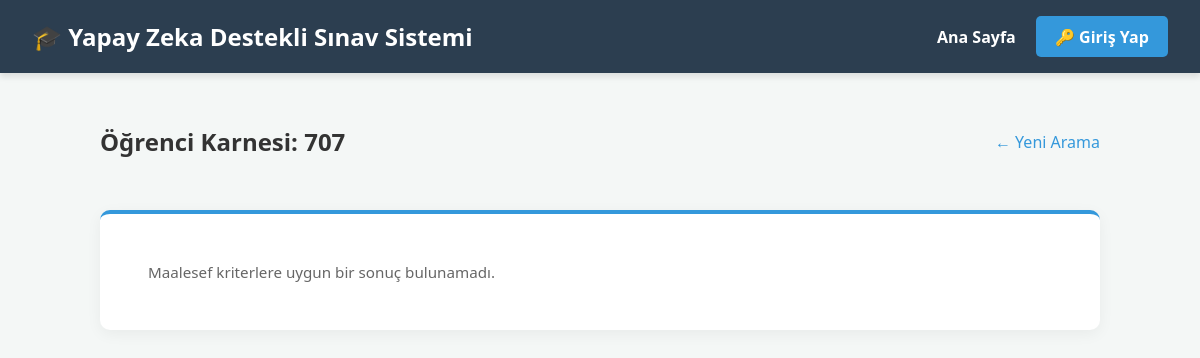
Before: /okuyucu/?ogrenci_no=707 with the older database file.
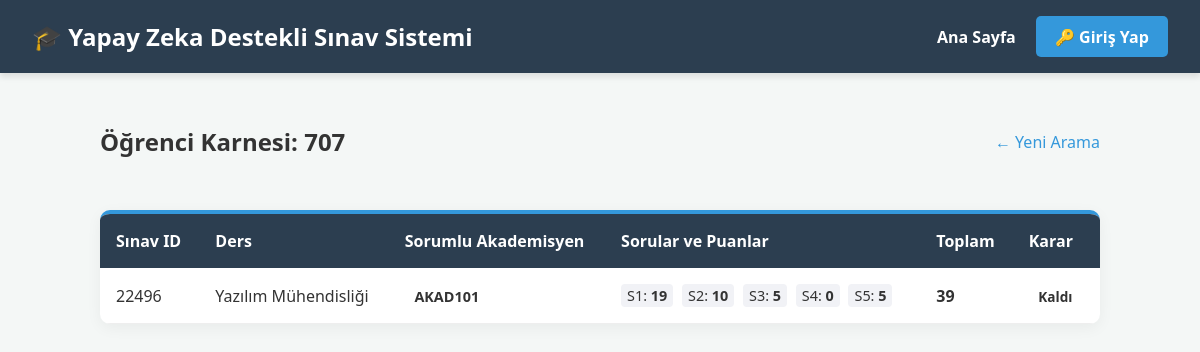
After: the same page with the newer database file.
### okuyucu/models.py (models this page shows, shortened)
class SinavSonucu(models.Model):
    ogrenci = models.ForeignKey(Ogrenci, on_delete=models.CASCADE, related_name="sonuclar")
    sinav = models.ForeignKey(Sinav, on_delete=models.CASCADE, related_name="ogrenci_sonuclari")
    sorular_ve_puanlar = models.JSONField(default=dict, verbose_name="Sorular ve Puanlar")
    toplam_puan = models.IntegerField(default=0)
    ai_karari = models.CharField(max_length=10, verbose_name="Yapay Zeka Kararı")
    okunma_tarihi = models.DateTimeField(auto_now_add=True)
    akademisyen = models.ForeignKey('Akademisyen', on_delete=models.SET_NULL, null=True, blank=True)
    onaylandi_mi = models.BooleanField(default=False, verbose_name="Onaylandı mı?")
    class Meta:
        unique_together = ('ogrenci', 'sinav')

class Sinav(models.Model):
    sinav_id = models.CharField(max_length=5, primary_key=True, verbose_name="Sınav ID")
    ders = models.ForeignKey(Ders, on_delete=models.CASCADE, related_name="sinavlar")
    sinav_adi = models.CharField(max_length=50, verbose_name="Sınav Adı (Vize/Final)")

class Ders(models.Model):
    ders_id = models.CharField(max_length=10, primary_key=True, verbose_name="Ders Kodu")
    ders_adi = models.CharField(max_length=100, verbose_name="Ders Adı")

class Akademisyen(models.Model):
    user = models.OneToOneField(User, on_delete=models.CASCADE, null=True, blank=True, related_name="akademisyen_profili")
    akademisyen_id = models.CharField(max_length=20, unique=True, verbose_name="Akademisyen ID")
    verdigi_dersler = models.ManyToManyField(
        'Ders',
        related_name='akademisyenler',
        blank=True,
        verbose_name="Verdiği Dersler"
    )

### okuyucu/views.py (the view)
# urls.py: path('', views.ana_sayfa, name='ana_sayfa'),
def ana_sayfa(request):
    sinav_id = request.GET.get('sinav_id')
    ogrenci_no = request.GET.get('ogrenci_no')
    sonuclar = None
    baslik = ""
    sorgu_tipi = ""
    ortalama = 0
    gecen_sayisi = 0
    kalan_sayisi = 0
    if sinav_id:
        if not request.user.is_superuser and hasattr(request.user, 'akademisyen_profili'):
            sonuclar = SinavSonucu.objects.filter(sinav_id=sinav_id, sinav__ders__akademisyenler__user=request.user).select_related('ogrenci', 'sinav__ders')
        else:
            sonuclar = SinavSonucu.objects.filter(sinav_id=sinav_id).select_related('ogrenci', 'sinav__ders')
        baslik = f"Sınav Sonuçları: {sinav_id}"
        sorgu_tipi = "sinav"
        if sonuclar.exists():
            istatistikler = sonuclar.aggregate(
                ortalama_puan=Avg('toplam_puan'),
                gecen_sayisi=Count('id', filter=Q(ai_karari='Geçti')),
                kalan_sayisi=Count('id', filter=Q(ai_karari='Kaldı'))
            )
            ham_ortalama = istatistikler['ortalama_puan'] if istatistikler['ortalama_puan'] is not None else 0
            ortalama = round(ham_ortalama, 2)
            gecen_sayisi = istatistikler['gecen_sayisi']
            kalan_sayisi = istatistikler['kalan_sayisi']
    elif ogrenci_no:
        if not request.user.is_superuser and hasattr(request.user, 'akademisyen_profili'):
            sonuclar = SinavSonucu.objects.filter(ogrenci_id=ogrenci_no, sinav__ders__akademisyenler__user=request.user).select_related('sinav', 'sinav__ders')
        else:
            sonuclar = SinavSonucu.objects.filter(ogrenci_id=ogrenci_no).select_related('sinav', 'sinav__ders')
        baslik = f"Öğrenci Karnesi: {ogrenci_no}"
        sorgu_tipi = "ogrenci"
    if sonuclar is not None:
        context = {
            'sonuclar': sonuclar,
            'baslik': baslik,
            'sorgu_tipi': sorgu_tipi,
            'arama_param': sinav_id if sinav_id else ogrenci_no,
            'ortalama': ortalama,
            'gecen_sayisi': gecen_sayisi,
            'kalan_sayisi': kalan_sayisi
        }
        return render(request, 'sonuclar.html', context)
    return render(request, 'index.html')

### okuyucu/templates/sonuclar.html (shortened to what this page needs)
{% extends 'base.html' %}
{% block content %}
<div style="display: flex; justify-content: space-between; align-items: center; margin-bottom: 2rem;">
    <h2>{{ baslik }}</h2>
    <a href="{% url 'okuyucu:ana_sayfa' %}" style="text-decoration: none; color: #3498db;">← Yeni Arama</a>
</div>
{% if sonuclar %}
<div class="card" style="padding: 0; overflow: hidden;">
    <table style="width: 100%; border-collapse: collapse; text-align: left;">
        <thead style="background-color: #2c3e50; color: white;">
            <tr>
                {% if sorgu_tipi == 'sinav' %}
                <th style="padding: 1rem;">Öğrenci No</th>
                <th style="padding: 1rem;">Ad Soyad</th>
                {% else %}
                <th style="padding: 1rem;">Sınav ID</th>
                <th style="padding: 1rem;">Ders</th>
                {% endif %}
                <th style="padding: 1rem;">Sorumlu Akademisyen</th>
                <th style="padding: 1rem;">Sorular ve Puanlar</th>
                <th style="padding: 1rem;">Toplam</th>
                <th style="padding: 1rem;">Karar</th>
            </tr>
        </thead>
        <tbody>
            {% for s in sonuclar %}
            <tr style="border-bottom: 1px solid #eee;">
                {% if sorgu_tipi == "sinav" %}
                <td style="padding: 1rem;">{{ s.ogrenci.ogrenci_id }}</td>
                <td style="padding: 1rem;">{{ s.ogrenci.ad_soyad }}</td>
                {% else %}
                <td style="padding: 1rem;">{{ s.sinav.sinav_id }}</td>
                <td style="padding: 1rem;">{{ s.sinav.ders.ders_adi }}</td>
                {% endif %}
                <td style="padding: 1rem;">
                    {% if s.akademisyen %}
                    <span class="badge bg-secondary" style="font-size: 0.9em;">{{ s.akademisyen.akademisyen_id }}</span>
                    {% else %}
                    <span class="badge bg-warning text-dark" style="font-size: 0.9em;">Atanmadı</span>
                    {% endif %}
                </td>
                <td style="padding: 1rem; font-size: 0.9rem;">
                    {% for q_num, p in s.sorular_ve_puanlar.items %}
                        <span style="display:inline-block; margin-right:5px; background:#f1f2f6; padding:2px 6px; border-radius:4px;">
                            S{{ q_num }}: <strong>{{ p }}</strong>
                        </span>
                    {% empty %}
                        <span style="color:#999;">Veri Yok</span>
                    {% endfor %}
                </td>
                <td style="padding: 1rem; font-weight: bold;">{{ s.toplam_puan }}</td>
                <td style="padding: 1rem;">
                    <span class="badge {% if s.ai_karari == 'Geçti' %}bg-success{% else %}bg-danger{% endif %}">
                        {{ s.ai_karari }}
                    </span>
                </td>
            </tr>
            {% endfor %}
        </tbody>
    </table>
</div>
{% else %}
<div class="card">
    <p style="padding: 1rem; margin: 0;">Maalesef kriterlere uygun bir sonuç bulunamadı.</p>
</div>
{% endif %}
{% endblock %}

### okuyucu/templates/base.html (shortened to what this page needs)
{% load static %}
<!DOCTYPE html>
<html lang="tr">
<head>
    <link rel="stylesheet" href="{% static 'css/style.css' %}">
</head>
<body>
    <nav class="navbar">
        <h1>🎓 Yapay Zeka Destekli Sınav Sistemi</h1>
        <div style="display: flex; align-items: center;">
            <a href="{% url 'okuyucu:ana_sayfa' %}" style="color: white; margin-right: 20px; text-decoration: none; font-weight: bold;">Ana Sayfa</a>
            {% if user.is_authenticated %}
                <span style="color: #ecf0f1; margin-right: 15px;">Hoş geldin, <b>{{ user.username }}</b></span>
                <a href="{% url 'okuyucu:ders_listesi' %}" style="color: #f1c40f; text-decoration: none; margin-right: 15px; font-weight: bold;">📚 Derslerim</a>
                <a href="{% url 'okuyucu:sinav_listesi' %}" style="color: #f1c40f; text-decoration: none; margin-right: 15px; font-weight: bold;">📝 Sınavlar</a>
                <a href="{% url 'okuyucu:ogrenci_listesi' %}" style="color: #f1c40f; text-decoration: none; margin-right: 15px; font-weight: bold;">🎓 Öğrenciler</a>
                <a href="{% url 'okuyucu:kagit_yukle' %}"
                    style="background-color: #27ae60; color: white; padding: 0.5rem 1rem; text-decoration: none; border-radius: 5px; font-weight: bold; margin-right: 10px; transition: 0.3s;">📸
                    Okut</a>
                {% if user.is_superuser %}
                    <a href="{% url 'okuyucu:admin_dashboard' %}" style="background-color: #9b59b6; color: white; padding: 0.5rem 1rem; text-decoration: none; border-radius: 5px; font-weight: bold; margin-right: 10px; transition: 0.3s;">👑 Yönetim</a>
                {% endif %}
                <form action="{% url 'okuyucu:logout' %}" method="post" style="display:inline;">
                    {% csrf_token %}
                    <button type="submit" style="background-color: #e74c3c; color: white; border: none; padding: 0.5rem 1rem; border-radius: 5px; font-weight: bold; cursor: pointer; transition: 0.3s;">Çıkış</button>
                </form>
            {% else %}
                <a href="{% url 'okuyucu:login' %}" style="background-color: #3498db; color: white; padding: 0.6rem 1.2rem; text-decoration: none; border-radius: 5px; font-weight: bold; transition: 0.3s;">🔑 Giriş Yap</a>
            {% endif %}
        </div>
    </nav>
    <div class="container">
        {% block content %}
        {% endblock %}
    </div>
</body>
</html>

### okuyucu/static/css/style.css (style rules this page uses)
:root { --primary-color: #2c3e50; --secondary-color: #3498db; --bg-color: #f4f7f6; --card-bg: #ffffff; --text-color: #333333; }
body { font-family: 'Segoe UI', Tahoma, Geneva, Verdana, sans-serif; background-color: var(--bg-color); color: var(--text-color); margin: 0; padding: 0; }
.navbar { background-color: var(--primary-color); color: white; padding: 1rem 2rem; display: flex; justify-content: space-between; align-items: center; box-shadow: 0 4px 6px rgba(0, 0, 0, 0.1); }
.navbar h1 { margin: 0; font-size: 1.5rem; }
.container { max-width: 1000px; margin: 2rem auto; padding: 0 1rem; }
.card { background-color: var(--card-bg); padding: 2rem; border-radius: 10px; box-shadow: 0 4px 15px rgba(0, 0, 0, 0.05); border-top: 4px solid var(--secondary-color); }
.badge { padding: 0.3rem 0.6rem; border-radius: 4px; font-size: 0.85rem; font-weight: 600; }

Changed rows visible on the page:
added SinavSonucu: sinav.sinav_id "22496", sinav.ders.ders_adi "Yazılım Mühendisliği", akademisyen.akademisyen_id "AKAD101", sorular_ve_puanlar "1" "2" "3" "4" "5", sorular_ve_puanlar "19" "10" "5" "0" "5", toplam_puan "39", ai_karari "Kaldı"
Other visible differences:
text no longer shown: "Maalesef kriterlere uygun bir sonuç bulunamadı."
text now shown: "Sınav ID Ders Sorumlu Akademisyen Sorular ve Puanlar Toplam Karar"
